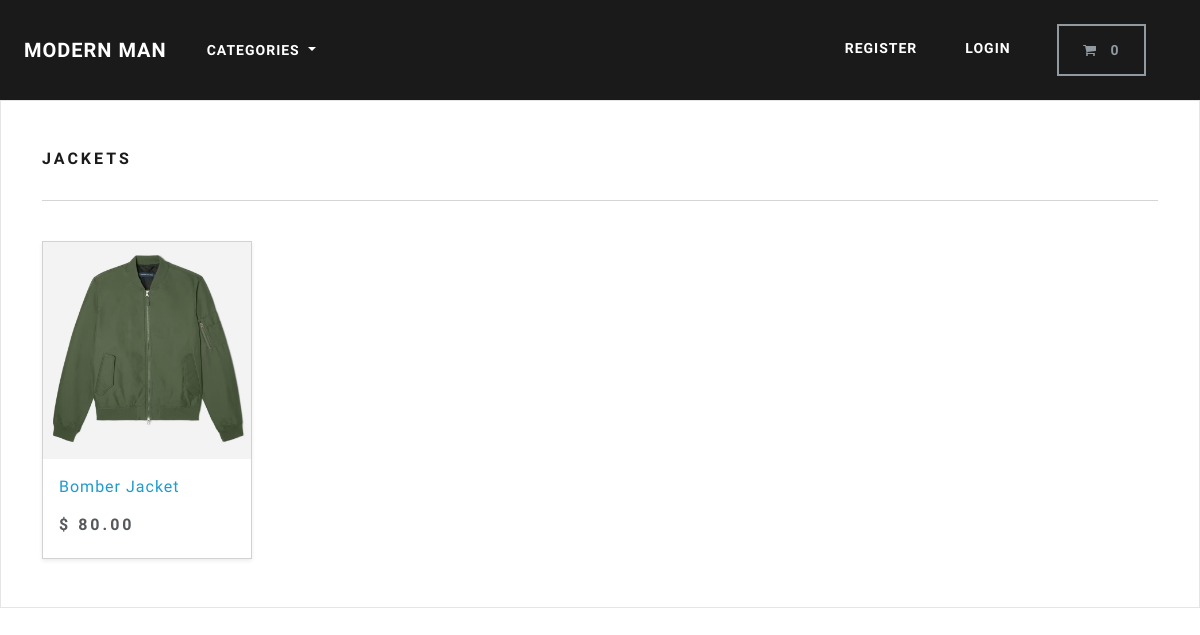
/search/jackets/, run on an earlier commit of the app's database.
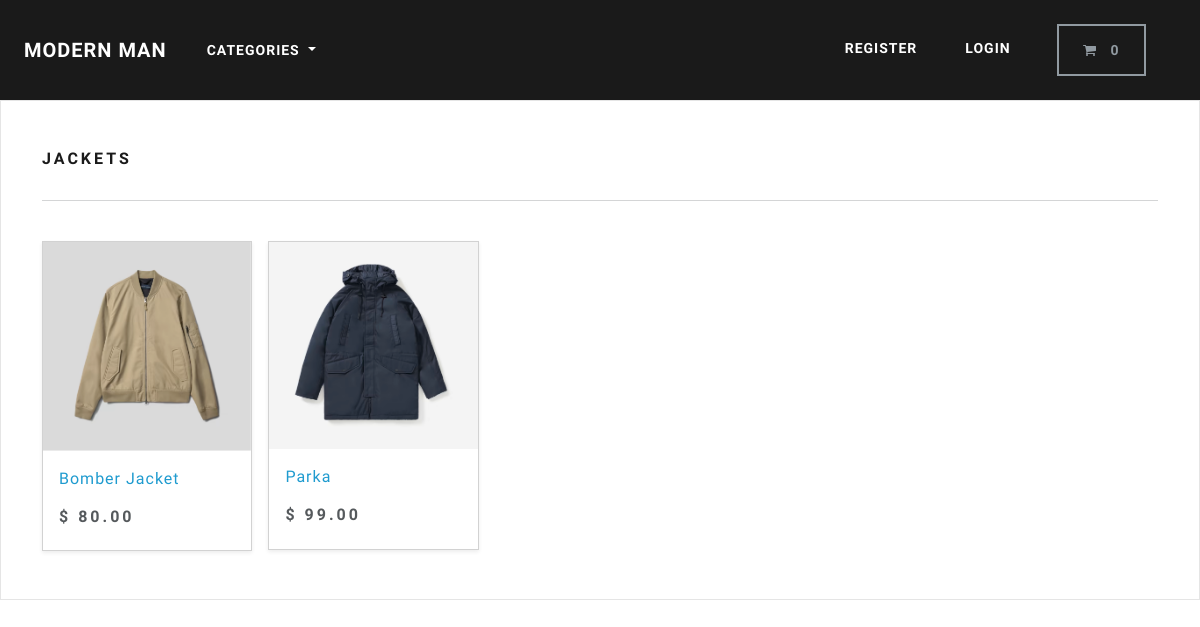
And on a later commit of the database.
### store/models.py (models this page shows, shortened)
class Category(models.Model):
    name = models.CharField(max_length=250, db_index=True)
    slug = models.SlugField(max_length=250, unique=True)
    class Meta:
        verbose_name_plural = 'categories'  #to rename the model to 'categories' in the admin page
    def get_absolute_url(self):
        return reverse('list-category',args=[self.slug])

class Product(models.Model):
    category = models.ForeignKey(Category,related_name='product',on_delete=models.CASCADE,null=True)
    title = models.CharField(max_length=250)
    brand = models.CharField(max_length=250, default='un-branded')
    description = models.TextField(blank=True)
    slug = models.SlugField(max_length=250) #so that our products are unique!
    price = models.DecimalField(max_digits=4, decimal_places=2)
    SIZE_CHOICES = (('S','Small'),('M','Medium'),('L','Large'),('XL','Extra Large'))
    size = models.CharField(null=True, max_length=2, choices=SIZE_CHOICES)
    image = models.ImageField(upload_to='images/')
    class Meta:
        verbose_name_plural = 'products'
    def get_absolute_url(self):
        return reverse('product-info',args=[self.slug])

### store/views.py (the view)
# urls.py: path('search/<slug:category_slug>/', views.list_category, name= 'list-category')
def list_category(request, category_slug=None):
    category = get_object_or_404(Category, slug=category_slug)
    products = Product.objects.filter(category=category)
    return render(request, 'store/list-category.html', {'category':category, 'products':products})

### cart/cart.py (called while the page is built)
    def __len__(self):
        return sum(item['qty'] for item in self.cart.values())

### cart/context_processors.py (called while the page is built)
def cart(request):
    return {'cart': Cart(request)}

### store/views.py (called while the page is built)
def categories(request):
    all_categories = Category.objects.all()
    return {'all_categories': all_categories}

### store/templates/store/list-category.html
{% extends "./base.html" %}
{% load static %}
{% block content %}
<main>
  <div class="album py-5 bg-light">
    <div class="container">
      <div class="pb-3 h5">{{ category.name | capfirst }}</div>
      <hr>
      <br>
      <div class="row row-cols-1 row-cols-sm-2 row-cols-md-5 g-3">
        {% for product in products %}
        <div class="col">
          <div class="card shadow-sm">
          <img class="img-fluid" alt="Responsive image" src="{{product.image.url}}">
            <div class="card-body">
              <p class="card-text">
                <a class="text-info text-decoration-none" href="{{ product.get_absolute_url}}">{{product.title}}</a>
              </p>
              <div class="d-flex justify-content-between align-items-center">
                <h5> $ {{product.price}} </h5>
              </div>
            </div>
          </div>
        </div>
        {% endfor %}
      </div>
    </div>
  </div>
</main>
{% endblock %}

### store/templates/store/base.html (shortened to what this page needs)
{% load static %}
<!DOCTYPE html>
<html>
    <head>
        <link rel="stylesheet" href="https://bootswatch.com/5/lux/bootstrap.min.css">
        <link rel="stylesheet" href="https://cdnjs.cloudflare.com/ajax/libs/font-awesome/4.7.0/css/font-awesome.min.css">
        <link rel="stylesheet" href="{% static 'css/styles.css' %}">
    </head>
    <nav class="navbar navbar-expand-lg bg-primary justify-content-center">
        <a class="navbar-brand main-heading text-white" href="{% url 'store' %}">
        &nbsp; &nbsp; Modern Man
        </a>
        <div class="collapse navbar-collapse" id="navbarCollapse">
            <ul class="navbar-nav me-auto mb-2 mb-md-0">
                <li class="nav-item dropdown">
                    <a class="nav-link dropdown-toggle text-white" href="#" id="navbarDropdown" role="button"
                    data-bs-toggle="dropdown" aria-expanded="false">
                        Categories
                    </a>
                </li>
            </ul>
        </div>
        <div class="collapse navbar-collapse text-center" id="navbarNavDropdown">
            <ul class="navbar-nav ms-auto">
                {% if user.is_authenticated %}
                    <li class="nav-item">
                        <a class="btn btn-alert navbar-btn text-white" type="button"  href="{% url 'dashboard' %}"> Dashboard </a>
                    </li>
                    {% else %}
                    <a class="btn btn-alert navbar-btn text-white" type="button"  href="{% url 'register' %}"> Register </a>
                {% endif %}
                {% if user.is_authenticated %}
                <li class="nav-item">
                    <a class="btn btn-alert navbar-btn text-white" type="button"  href="{% url 'logout' %}"> Logout </a>
                </li>
                    {% else %}
                    <a class="btn btn-alert navbar-btn text-white" type="button"  href="{% url 'my-login' %}"> Login </a>
                {% endif %}
                <li class="nav-item">
                    <a type="button" role="button" href="{% url 'cart-summary' %}" class="btn btn-outline-secondary">
                        <i class="fa fa-shopping-cart" aria-hidden="true"> </i>
                        <div id="cart-qty" class="d-inline-flex">
                            {% with qty_amount=cart|length %}
                                {% if qty_amount > 0 %}
                                    {{ qty_amount }}
                                    {% else %}
                                        0
                                {% endif %}
                            {% endwith %}
                        </div>
                    </a>
                </li>
            </ul>
        </div>
    </nav>
    <body>
        {% block content %}
        {% endblock %}
    </body>
</html>

What changed in the data, as far as the page shows it:
changed Product "Bomber Jacket": image: a different picture
added Product: image (picture), title "Parka", price "99.00"
